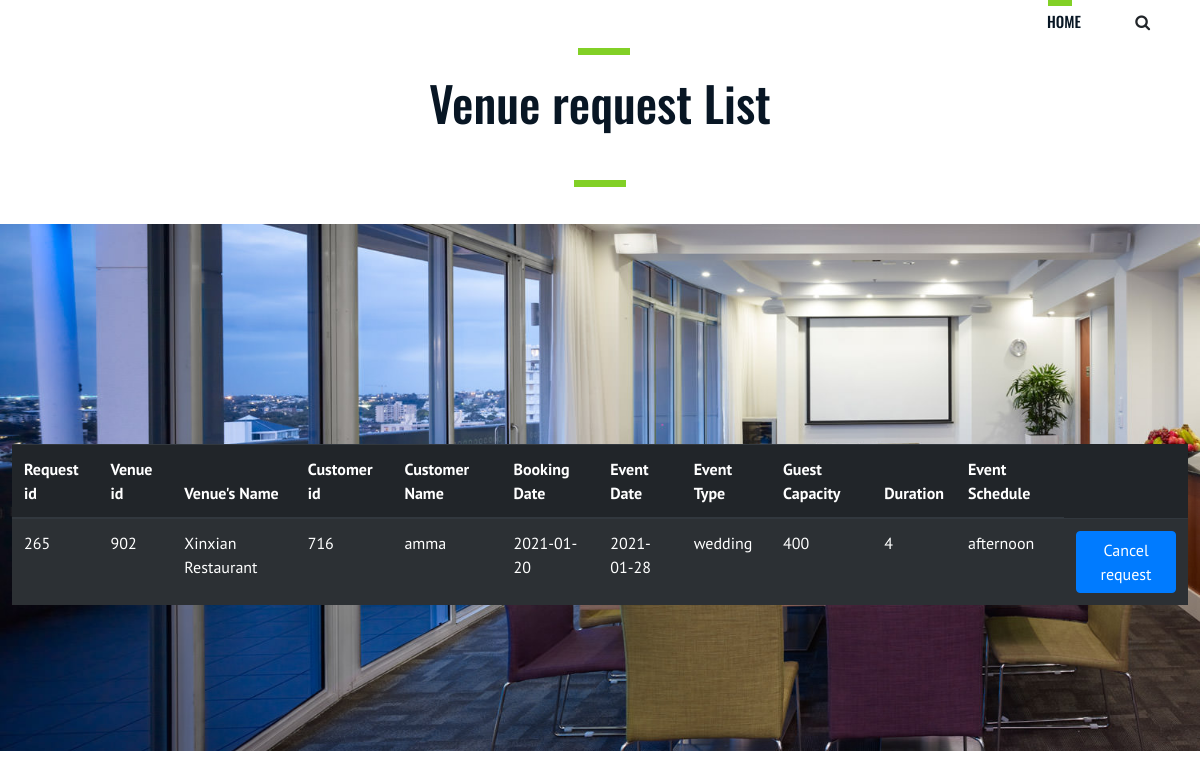
The page /my1/vn_req_list.php (signed in) on the database its author committed.
### tables this page shows
CREATE TABLE `venue_request` (
  `request_id` int(10) NOT NULL,
  `customer_id` int(10) NOT NULL,
  `venue_id` int(10) NOT NULL,
  `booking_date` date NOT NULL,
  `event_date` date NOT NULL,
  `event_type` varchar(255) NOT NULL,
  `guest_capacity` int(20) NOT NULL,
  `duration` varchar(30) NOT NULL,
  `event_schedule` varchar(200) NOT NULL
);

CREATE TABLE `venues` (
  `venue_id` int(10) NOT NULL,
  `name` text NOT NULL,
  `type` text NOT NULL,
  `location` text NOT NULL,
  `hourly_cost` int(100) NOT NULL,
  `dimensions` varchar(30) DEFAULT NULL,
  `availability` text DEFAULT NULL,
  `contact` text NOT NULL,
  `max_capacity` int(10) NOT NULL,
  `venue_schedule` text DEFAULT NULL
);

CREATE TABLE `customers` (
  `customer_id` int(10) NOT NULL,
  `name` varchar(100) NOT NULL,
  `address` varchar(255) DEFAULT NULL,
  `contact` char(11) NOT NULL,
  `email` varchar(30) NOT NULL,
  `cus_username` varchar(10) DEFAULT NULL,
  `cus_password` varchar(10) DEFAULT NULL
);

### my1/vn_req_list.php (the view, shortened to what this page needs)
<!DOCTYPE html>
<html lang="zxx">
<head>
    <link rel="stylesheet" href="css/bootstrap.min.css" type="text/css">
    <link rel="stylesheet" href="css/font-awesome.min.css" type="text/css">
    <link rel="stylesheet" href="css/flaticon.css" type="text/css">
    <link rel="stylesheet" href="css/owl.carousel.min.css" type="text/css">
    <link rel="stylesheet" href="css/magnific-popup.css" type="text/css">
    <link rel="stylesheet" href="css/slicknav.min.css" type="text/css">
    <link rel="stylesheet" href="css/style.css" type="text/css">
</head>
<body>
    <header class="header-section">
        <div class="container-fluid">
            <div class="inner-header">
                <div class="row">
                    <div class="col-lg-2 col-md-2">
                        <div class="logo">
                        </div>
                    </div>
                    <div class="col-lg-10 col-md-10">
                        <nav class="main-menu mobile-menu">
                            <ul class="srch">
                                <li><a href="customerpage.php">Home</a></li>
                                <li class="search-trigger"><i class="fa fa-search"></i></li>
                            </ul>
                        </nav>
                    </div>
                </div>
            </div>
        </div>
    </header>
    <section class="contact-section spad">
        <div class="container">
            <div align="center">
            <div class="row">
                <div class="col-lg-12">
                    <div class="contact-text">
                        <div class="section-title">
                            <h2>Venue request List</h2>
                        </div>
                    </div>
                </div>
            </div>
          </div>
        </div>
    </section>
    <div class="classes-time-section spad set-bg" data-setbg="img/events-6.jpg">
        <div class="container">
            <div class="row">
              <table class="table table-striped table-dark">
  <thead>
    <tr>
    <th>Request id</th>
    <th>Venue id</th>
    <th>Venue's Name</th>
    <th>Customer id</th>
    <th>Customer Name</th>
    <th>Booking Date</th>
    <th>Event Date</th>
    <th>Event Type</th>
    <th>Guest Capacity</th>
    <th>Duration</th>
    <th>Event Schedule</th>
    </tr>
  </thead>
  <tbody>
    <?php
        $un = $_SESSION['uname'];
        $host="localhost";
        $username="root";
        $password="";
        $database="goldenchandelier";
       try{
            $con = new PDO("mysql:host=$host;dbname=$database", $username, $password);
            $con->setAttribute(PDO::ATTR_ERRMODE, PDO::ERRMODE_EXCEPTION);
            $s1 = "SELECT customer_id from customers where cus_username = '$un'";
            $s1_ret = $con->query($s1);
            $s1_rs = $s1_ret->fetchAll(PDO::FETCH_NUM);
            $id = $s1_rs[0][0];
           $stmt="SELECT vr.request_id, vr.venue_id, vn.name, vr.customer_id, cus.name, vr.booking_date, vr.event_date, vr.event_type, vr.guest_capacity, vr.duration, vr.event_schedule
           FROM venues as vn,customers as cus,venue_request as vr
           WHERE vr.customer_id = cus.customer_id and vr.venue_id = vn.venue_id and cus.customer_id='$id'";
           $returnobject=$con->query($stmt);
           $table=$returnobject->fetchAll(PDO::FETCH_NUM);
           foreach($table as $row){
              echo "<tr> <td>"
                  . $row[0]. "</td><td>"
                  . $row[1]. "</td><td>"
                  . $row[2]. "</td><td>"
                  . $row[3]. "</td><td>"
                  . $row[4]. "</td><td>"
                  . $row[5]. "</td><td>"
                  . $row[6]. "</td><td>"
                  . $row[7]. "</td><td>"
                  . $row[8]. "</td><td>"
                  . $row[9]. "</td><td>"
                  . $row[10]. "</td><td>"
                  ?><a class="btn btn-primary btn-block" href="delreq11.php?id=<?php echo $row[0] ?>&id1=<?php echo $row[1] ?>&id2=<?php echo $row[3] ?>">Cancel request</a><?php "</td></tr>" ;
           }
       }
       catch(PDOException $ex){
           echo "<script>window.location.assign('index.php?status=dberror')</script>";
       }
   ?>
  </tbody>
</table>
            </div>
        </div>
    </div>
</body>
</html>

### my1/css/style.css (style rules this page uses)
html, body { height: 100%; font-family: "PT Sans", sans-serif; -webkit-font-smoothing: antialiased; font-smoothing: antialiased; background: none; }
h1, h2, h3, h4, h5, h6 { margin: 0; color: #111111; font-weight: 500; font-family: "Oswald", sans-serif; }
h2 { font-size: 36px; }
ul, ol { padding: 0; margin: 0; }
.section-title { margin-bottom: 76px; }
.section-title h2 { color: #081624; font-size: 48px; font-weight: 500; line-height: 50px; position: relative; }
.section-title h2:after { position: absolute; left: 551px; top: -30px; width: 52px; height: 7px; background: #82D026; content: ""; right: 0; margin: 0 auto; }
.set-bg { background-repeat: no-repeat; background-size: 100% 100%; background-position: top center; }
.spad { padding-top: 100px; padding-bottom: 12px; }
.inner-header .logo { float: left; padding-top: 2px; padding-left: 39px; }
.inner-header .main-menu { float: right; margin-right: -15px; }
.inner-header .main-menu ul li { list-style: none; display: inline-block; margin-right: 30px; }
.inner-header .main-menu ul li a { font-size: 15px; font-family: "Oswald", sans-serif; font-weight: 500; color: #081624; text-transform: uppercase; padding: 36px 20px; position: relative; z-index: 1; }
.inner-header .main-menu ul li a:after { position: absolute; left: 21px; top: 25px; width: 24px; height: 7px; background: #82D026; content: ""; }
.classes-time-section { padding-top: 220px; padding-bottom: 130px; }
.contact-section { padding-top: 52px; }
.contact-text .section-title { margin-bottom: 84px; }
.contact-text .section-title h2 { margin-bottom: 35px; }
.contact-text .section-title h2:after { margin: 0; }
@media (min-width: 1200px) { .container { max-width: 1176px; } }

### my1/vn_req_list.php (style rules this page uses)
.srch { float: right; height: 10px; left: 942px; bottom: 46px; padding: 10px 20px; }

### rows shown on the page
venue_request: request_id "265", venue "902", venue.name "Xinxian Restaurant", customer "716", customer.name "amma", booking_date "2021-01-20", event_date "2021-01-28", event_type "wedding", guest_capacity "400", duration "4", event_schedule "afternoon"
